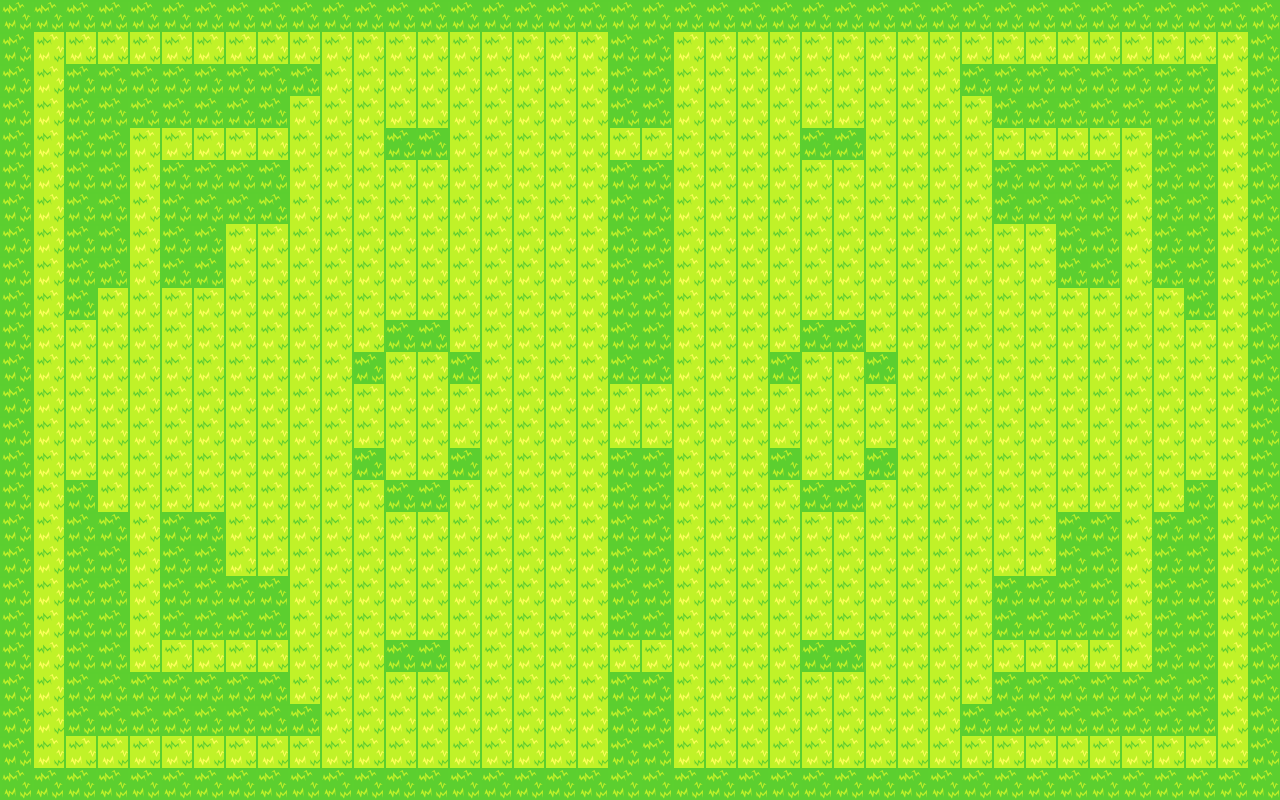

A 2D game scene composited from a Tiled map and its tileset images. What follows is a short description and the map's XML, with each tile layer's data collapsed to a summary:
An orthogonal 40x25 tile map with 32x32 px tiles, 1 tile layer (layer0).

<map version="1.4" tiledversion="1.4.3" orientation="orthogonal" renderorder="left-up" width="40" height="25" tilewidth="32" tileheight="32" infinite="0" nextlayerid="2" nextobjectid="1">
 <tileset firstgid="1" name="ground" tilewidth="32" tileheight="32" tilecount="2" columns="2">
  <image source="ground.png" width="68" height="34" />
 </tileset>
 <layer id="1" name="layer0" width="40" height="25">
  <data>[1000 cells, 1000 non-empty, 2 distinct tile ids]</data>
 </layer>
</map>
